Frame 1 (no input): blank canvas, image omitted
Frame 60 (no input): blank canvas, image omitted
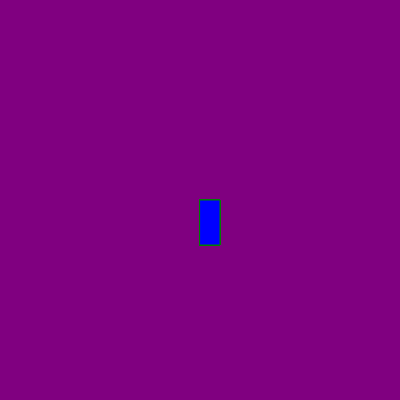
Frame 120 (the mouse pressed at the canvas centre since frame 60)

The p5.js sketch whose frames 1 and 60 were blank and that drew this single picture after the mouse press (run headless with seeded random() and noise() and a simulated clock; from frame 60 on, the mouse is pressed at the canvas centre):

// p5.js sketch
// ── sketch.js
function setup() {
    createCanvas(400, 400);
    background ("purple");
    
  }
  
  function draw() {
    stroke ("green");
  fill("blue");
  
  if (mouseIsPressed) {
    rect (mouseX , mouseY, 20 , 45);
  }
  }
